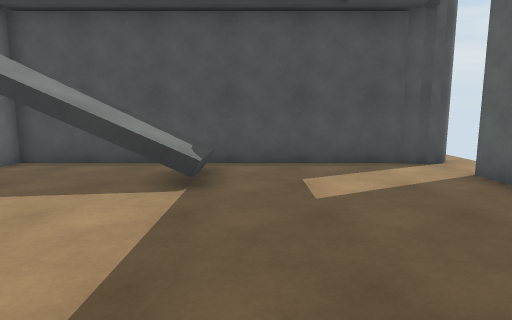
View 1 (above)

12 first-person views from a walk through a Unity game level. The camera is 1.4 m above the floor, tilts 8° down and sees 75° across. The floor is counted in squares, 1 m on a side. Each view is taken from the middle of a square. On the plan, view 1 faces up. The plan holds only what a view shows up to about 15 squares ahead; the rest is blank. The place goes on beyond the plan. The player character is not drawn.

View 2
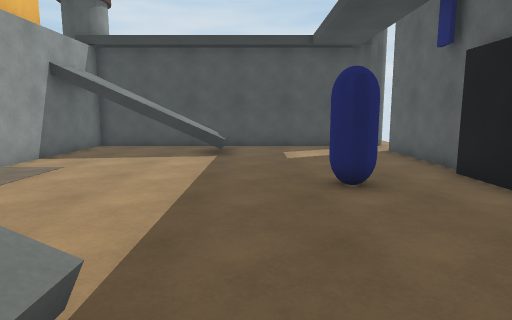

View 3
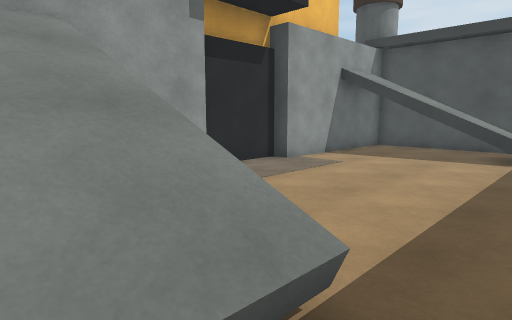

View 4
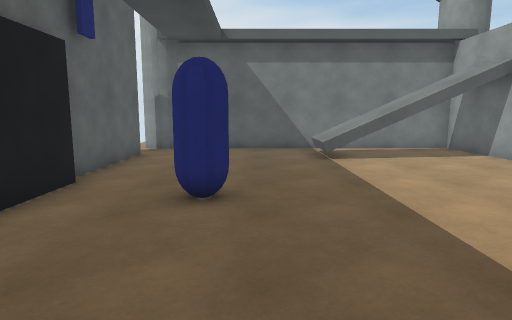

View 5
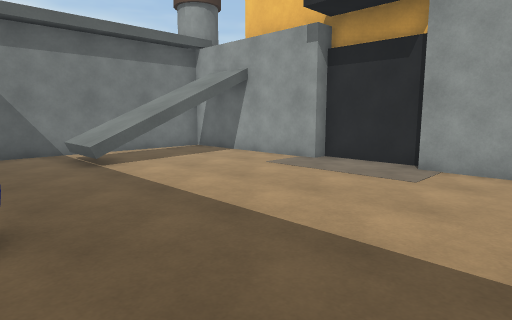

View 6
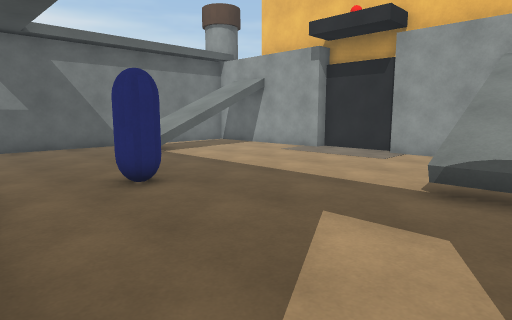

View 7
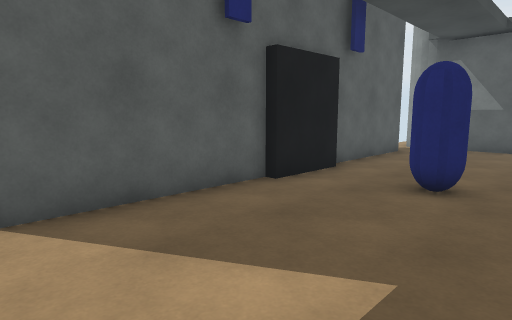

View 8
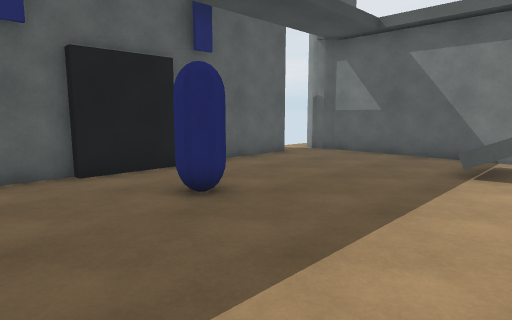

View 9
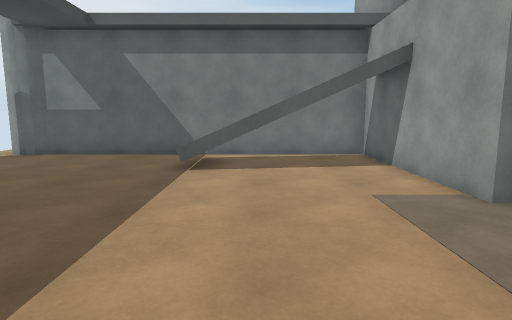

View 10
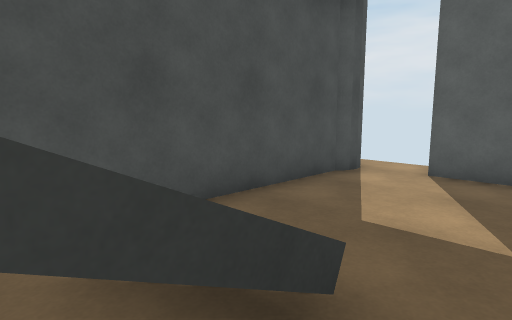

View 11
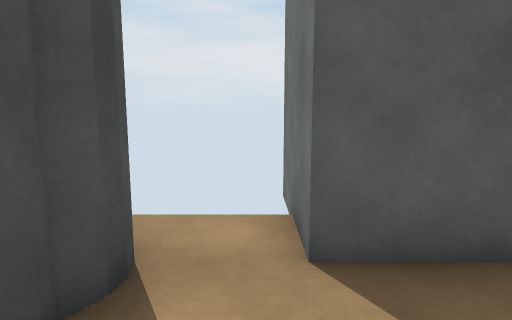

View 12
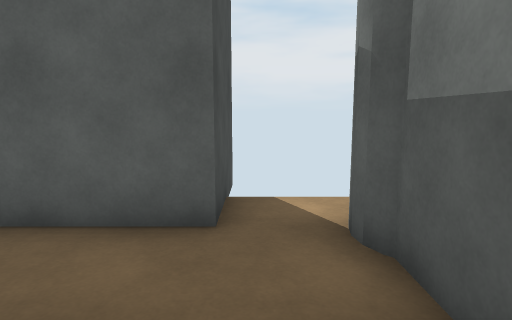

### Floor plan
Key: @ floor where view 1 was taken; # wall or solid block; . floor; ^ raised ledge; O other object.
Columns run from 7 left of view 1 to 7 right of it. Each row starts with its distance up from view 1.
 10             #.
  9 #############.
  8 #..^^^^.......
  7 #..^^^^.....###
  6 #..^^^......#
  5 #...........#
  4 #...........#
  3 #...........#
  2 #........O..#
  1 #........O..#
  0 #......@....#
 -1 #...........#
 -2 #...........#
 -3 #..^^^......#
 -4 #..^^^^.....###
 -5 #..^^^^.......
 -6 #############.
 -7             #.

Positions as (right, up) in squares from view 1, and headings:
1: (0, 0), facing up
2: (0, -5), facing up
3: (0, -5), facing up-left
4: (1, 7), facing down
5: (2, 6), facing down-left
6: (5, 8), facing down-left
7: (0, 8), facing down-right
8: (-3, 5), facing down-right
9: (-3, 5), facing down
10: (-3, 5), facing up-right
11: (2, 8), facing right
12: (1, -5), facing right
